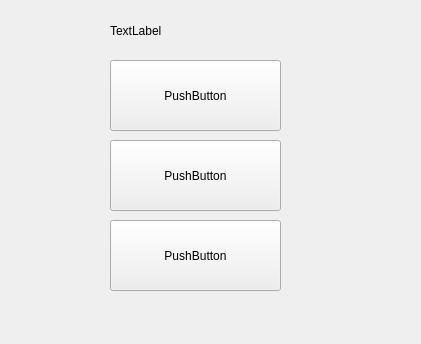
<?xml version="1.0" encoding="UTF-8"?>
<ui version="4.0">
 <class>Form</class>
 <widget class="QWidget" name="Form">
  <property name="geometry">
   <rect>
    <x>0</x>
    <y>0</y>
    <width>421</width>
    <height>344</height>
   </rect>
  </property>
  <property name="windowTitle">
   <string>Form</string>
  </property>
  <widget class="QPushButton" name="pushButton">
   <property name="geometry">
    <rect>
     <x>110</x>
     <y>60</y>
     <width>171</width>
     <height>71</height>
    </rect>
   </property>
   <property name="text">
    <string>PushButton</string>
   </property>
  </widget>
  <widget class="QPushButton" name="pushButton_2">
   <property name="geometry">
    <rect>
     <x>110</x>
     <y>140</y>
     <width>171</width>
     <height>71</height>
    </rect>
   </property>
   <property name="text">
    <string>PushButton</string>
   </property>
  </widget>
  <widget class="QLabel" name="label">
   <property name="geometry">
    <rect>
     <x>110</x>
     <y>10</y>
     <width>161</width>
     <height>41</height>
    </rect>
   </property>
   <property name="text">
    <string>TextLabel</string>
   </property>
  </widget>
  <widget class="QPushButton" name="pushButton_5">
   <property name="geometry">
    <rect>
     <x>110</x>
     <y>220</y>
     <width>171</width>
     <height>71</height>
    </rect>
   </property>
   <property name="text">
    <string>PushButton</string>
   </property>
  </widget>
 </widget>
 <resources/>
 <connections/>
</ui>
